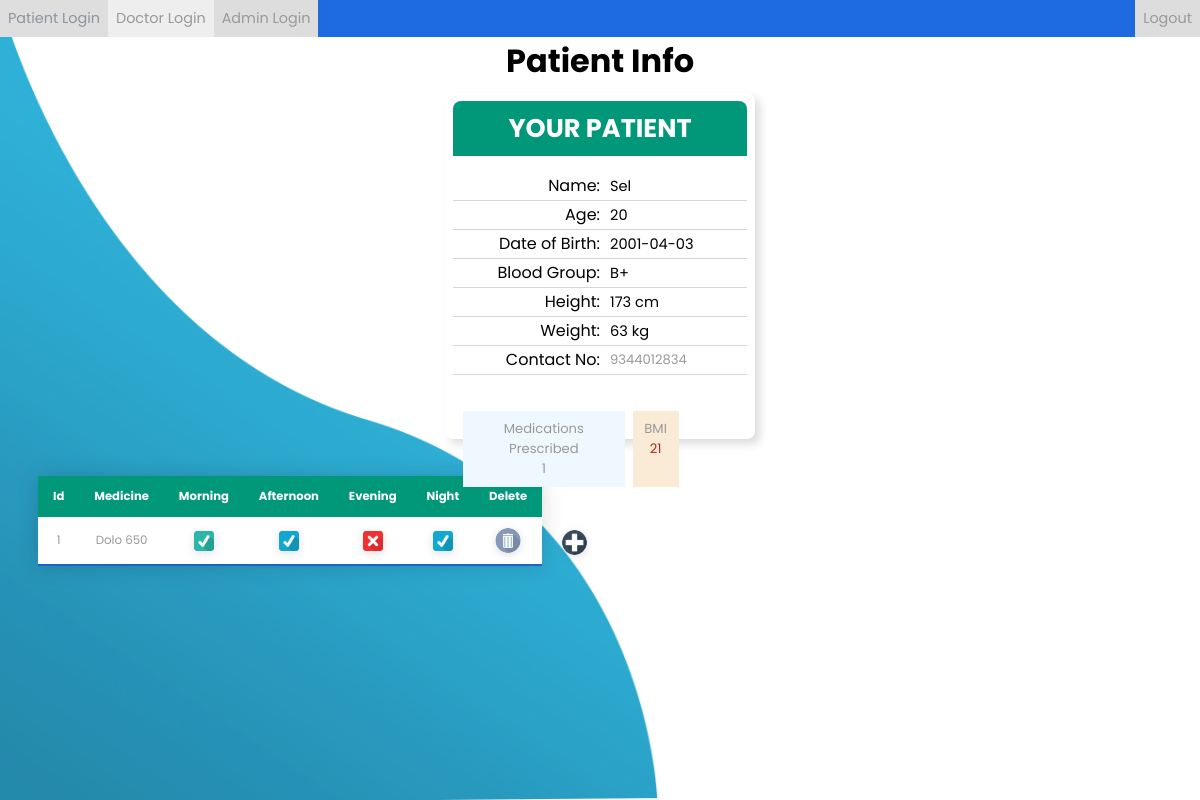
/view_patient.php?id=1, run on an earlier commit of the app's database.
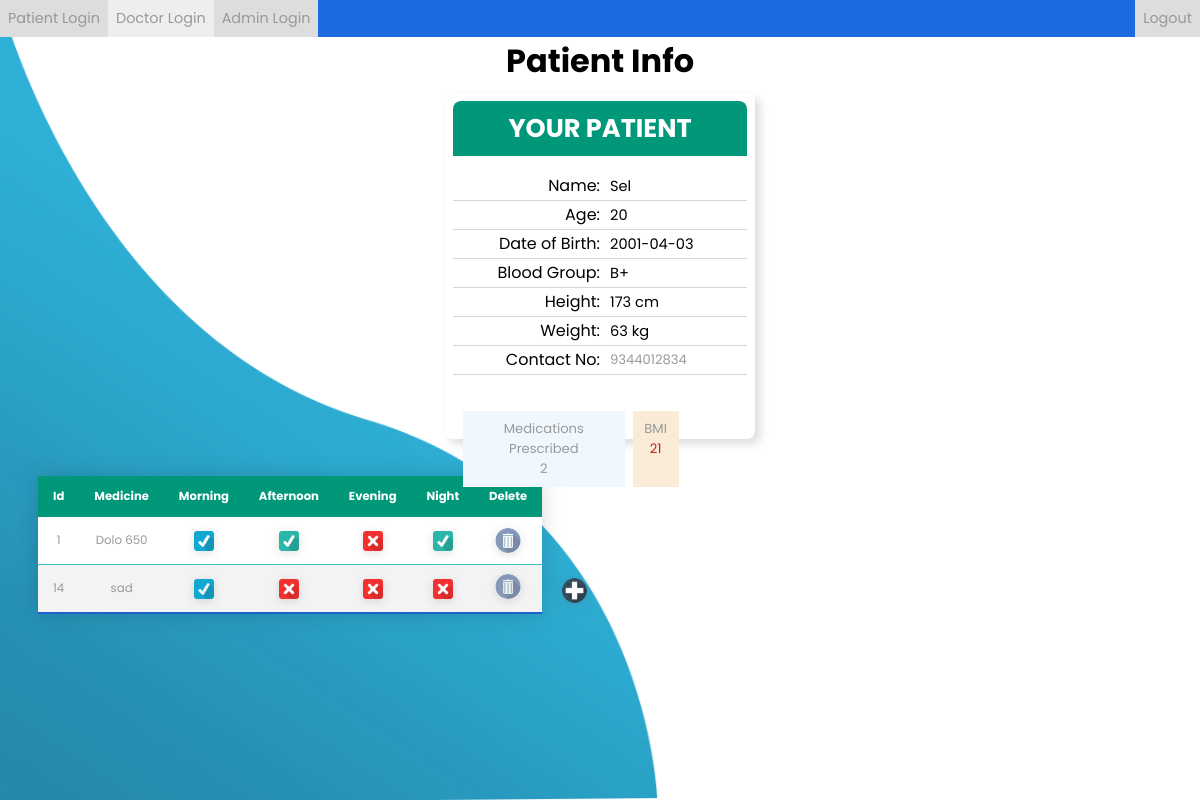
And on a later commit of the database.
### tables this page shows
CREATE TABLE `patient_profiles` (
  `id` int(11) NOT NULL,
  `doctor_id` int(11) NOT NULL,
  `name` varchar(255) NOT NULL,
  `date_of_birth` date NOT NULL,
  `age` varchar(255) NOT NULL,
  `blood_group` varchar(255) NOT NULL,
  `height` int(255) NOT NULL,
  `weight` int(255) NOT NULL,
  `bmi` int(255) NOT NULL,
  `contact_number` varchar(255) NOT NULL
);

CREATE TABLE `patient_medicines` (
  `id` int(11) NOT NULL,
  `patient_id` int(11) NOT NULL,
  `doctor_id` int(11) NOT NULL,
  `medicine` varchar(255) NOT NULL,
  `morning` varchar(255) NOT NULL,
  `afternoon` varchar(255) NOT NULL,
  `evening` varchar(255) NOT NULL,
  `night` varchar(255) NOT NULL
);

### view_patient.php (the view, shortened to what the changed rows need)
<?php
$patient_id = isset($_GET['id']) ? $_GET['id'] : "";
include "database.php";
$patient_bmi = mysqli_query($conn, "SELECT bmi FROM patient_profiles where id = '$patient_id'");
$patient_bmi = mysqli_fetch_array($patient_bmi);
$patient_bmi = $patient_bmi[0];
$total_patient_medications_prescribed = mysqli_query($conn, "SELECT count(*) from patient_medicines where patient_id = '$patient_id'");
$total_patient_medications_prescribed = mysqli_fetch_array($total_patient_medications_prescribed);
$total_patient_medications_prescribed = $total_patient_medications_prescribed[0];
if ($patient_bmi < 25) $bmi_style = "bmi-normal";
if ($patient_bmi < 30) $bmi_style = "bmi-overweight";
if ($patient_bmi < 35) $bmi_style = "bmi-slightly-obese";
if ($patient_bmi < 40) $bmi_style = "bmi-obese";
?>
<!DOCTYPE html>
<html lang="en">
<head>
    <link rel="stylesheet" type="text/css" href="css/style.css">
</head>
<body>
    <main class="page-wrapper">
        <header class="center">
            <h1>Patient Info</h1>
        </header>
        <div class="basic-info-container">
            <header>
                <h1>YOUR PATIENT</h1>
            </header>
            <?php
            $sql = "SELECT * FROM patient_profiles WHERE id = '$patient_id'";
            $result = mysqli_query($conn, $sql);
            while ($row = mysqli_fetch_array($result)) {
                echo
                "
                        <div class='info-container'>
                            <div>
                                <p>Name:</p>
                                <p class='info-value'>" . $row['name'] . "</p>
                            </div>
                            <div>
                                <p>Age:</p>
                                <p class='info-value'>" . $row['age'] . "<p>
                            </div>
                            <div>
                                <p>Date of Birth:</p>
                                <p class='info-value'>" . $row['date_of_birth'] . "</p>
                            </div>
                            <div>
                                <p>Blood Group:</p>
                                <p class='info-value'>" . $row['blood_group'] . "</p>
                            </div>
                            <div>
                                <p>Height:</p>
                                <p class='info-value'>" . $row['height'] . " cm</p>
                            </div>
                            <div>
                                <p>Weight:</p>
                                <p class='info-value'>" . $row['weight'] . " kg</p>
                            </div>
                            <div>
                                <p>Contact No:</p>
                                <a href=tel:" . $row['contact_number'] . "<p class='info-value'>" . $row['contact_number'] . "</p>
                            </div>
                        </div>
                        <div class='patient-info-container'>
                            <div class='medications-prescribed-count'>
                                <p>Medications Prescribed</p>
                                <p>
                                    " . $total_patient_medications_prescribed . "
                                </p>
                            </div>
                            <div class='bmi-value'>
                                <p>BMI</p>
                                <p class='" . $bmi_style . "'>" . $row['bmi'] . "</p>
                            </div>
                        </div>";
            }
            ?>
        </div>
        <?php
        $sql = "SELECT * FROM patient_medicines WHERE patient_id = '$patient_id'";
        $result = mysqli_query($conn, $sql);
        ?>
        <br />
        <form method="POST" action="add_medicines.php" class="patient-medicine-info-container">
            <div class="table-responsive medicine-table-container">
                <table class="styled-table">
                    <thead>
                        <tr>
                            <th>Id</th>
                            <th>Medicine</th>
                            <th>Morning</th>
                            <th>Afternoon</th>
                            <th>Evening</th>
                            <th>Night</th>
                            <th>Delete</th>
                        </tr>
                    </thead>
                    <tbody id="medicine-table-body">
                    <?php
                    while ($row = mysqli_fetch_array($result)) {
                        echo "
                                <tr>
                                    <td>" . $row['id'] . "</td>
                                    <td>" . $row['medicine'] . "</td>
                                    <td>
                                        <div class='table-icon-container'>"
                                        . (($row['morning']) == true
                                        ? ($row['morning'] == 'Taken'
                                        ? "<img class='ui-icon' src='img/check-mark-tick-green.png' alt='Prescribed'"
                                        : "<img class='ui-icon' src='img/check-mark-tick-blue.png' alt='Not prescribed'>")
                                        : "<img class='ui-icon' src='img/check-mark-wrong.png' alt='Not prescribed'>")  . "
                                        </div>
                                    </td>
                                    <td>
                                        <div class='table-icon-container'>"
                                        . (($row['afternoon']) == true
                                        ? ($row['afternoon'] == 'Taken'
                                        ? "<img class='ui-icon' src='img/check-mark-tick-green.png' alt='Prescribed'"
                                        : "<img class='ui-icon' src='img/check-mark-tick-blue.png' alt='Not prescribed'>")
                                        : "<img class='ui-icon' src='img/check-mark-wrong.png' alt='Not prescribed'>")  . "
                                        </div>
                                    </td>
                                    <td>
                                        <div class='table-icon-container'>"
                                        . (($row['evening']) == true
                                        ? ($row['evening'] == 'Taken'
                                        ? "<img class='ui-icon' src='img/check-mark-tick-green.png' alt='Prescribed'"
                                        : "<img class='ui-icon' src='img/check-mark-tick-blue.png' alt='Not prescribed'>")
                                        : "<img class='ui-icon' src='img/check-mark-wrong.png' alt='Not prescribed'>")  . "
                                        </div>
                                    </td>
                                    <td>
                                        <div class='table-icon-container'>"
                                        . (($row['night']) == true
                                        ? ($row['night'] == 'Taken'
                                        ? "<img class='ui-icon' src='img/check-mark-tick-green.png' alt='Prescribed'"
                                        : "<img class='ui-icon' src='img/check-mark-tick-blue.png' alt='Not prescribed'>")
                                        : "<img class='ui-icon' src='img/check-mark-wrong.png' alt='Not prescribed'>")  . "
                                        </div>
                                    </td>
                                    <td>
                                        <div class='table-icon-container'>
                                            <form action='delete_medicine.php' method='POST'>
                                                <input type='number' value='". $row['id'] ."' id='medicine-id' name='medicine-id' readonly hidden>
                                                <input type='image' class='ui-icon-big' src='img/bin-icon.png'>
                                            </form>
                                        </div>
                                    </td>
                                </tr>
                            ";
                    }
                    ?>
                    </tbody>
                </table>
            </div>
        </form>
    </main>
</body>
</html>

What changed in the data, as far as the page shows it:
computed for patient_profiles "Sel": total_patient_medications_prescribed "1" → "2"
changed patient_medicines "Dolo 650": morning: picture added; afternoon: picture added; night: picture added; morning: picture removed; afternoon: picture removed; night: picture removed
added patient_medicines: id "14", medicine "sad"
